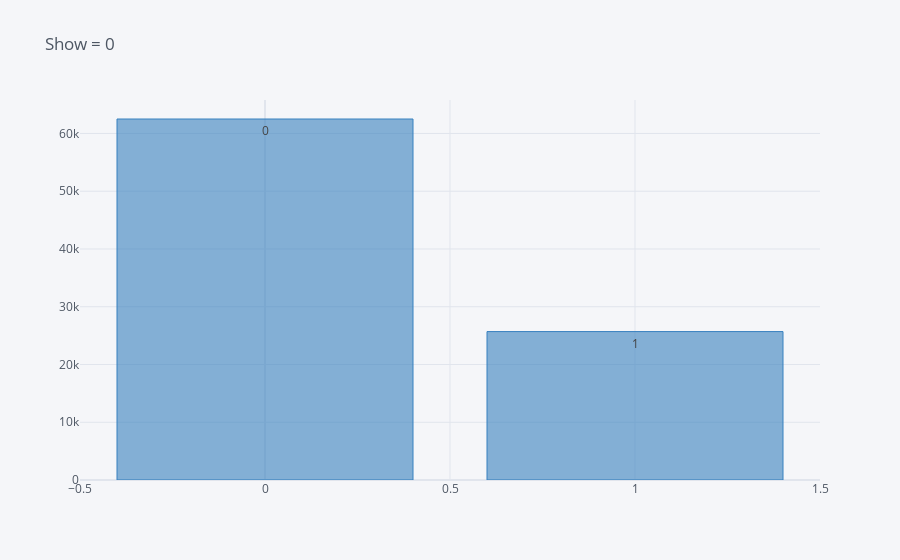

Write notebook code for a chart like this one.
### Code cell
Y.SMS_received.value_counts().iplot(kind='bar',text=['0', '1'], title='Show = 0',color=['blue'])

### Figure 1 — Plotly figure (JSON) as saved in the notebook; plotly's stock layout.template omitted (floating-point values rounded to 4 significant figures)
{"data": [{"marker": {"color": "rgba(55, 128, 191, 0.6)", "line": {"color": "rgba(55, 128, 191, 1.0)", "width": 1}}, "name": "SMS_received", "orientation": "v", "text": ["0", "1"], "type": "bar", "x": [0, 1], "y": [62509, 25698]}], "layout": {"legend": {"bgcolor": "#F5F6F9", "font": {"color": "#4D5663"}}, "paper_bgcolor": "#F5F6F9", "plot_bgcolor": "#F5F6F9", "title": {"font": {"color": "#4D5663"}, "text": "Show = 0"}, "xaxis": {"gridcolor": "#E1E5ED", "showgrid": true, "tickfont": {"color": "#4D5663"}, "title": {"font": {"color": "#4D5663"}, "text": ""}, "zerolinecolor": "#E1E5ED"}, "yaxis": {"gridcolor": "#E1E5ED", "showgrid": true, "tickfont": {"color": "#4D5663"}, "title": {"font": {"color": "#4D5663"}, "text": ""}, "zerolinecolor": "#E1E5ED"}}}
